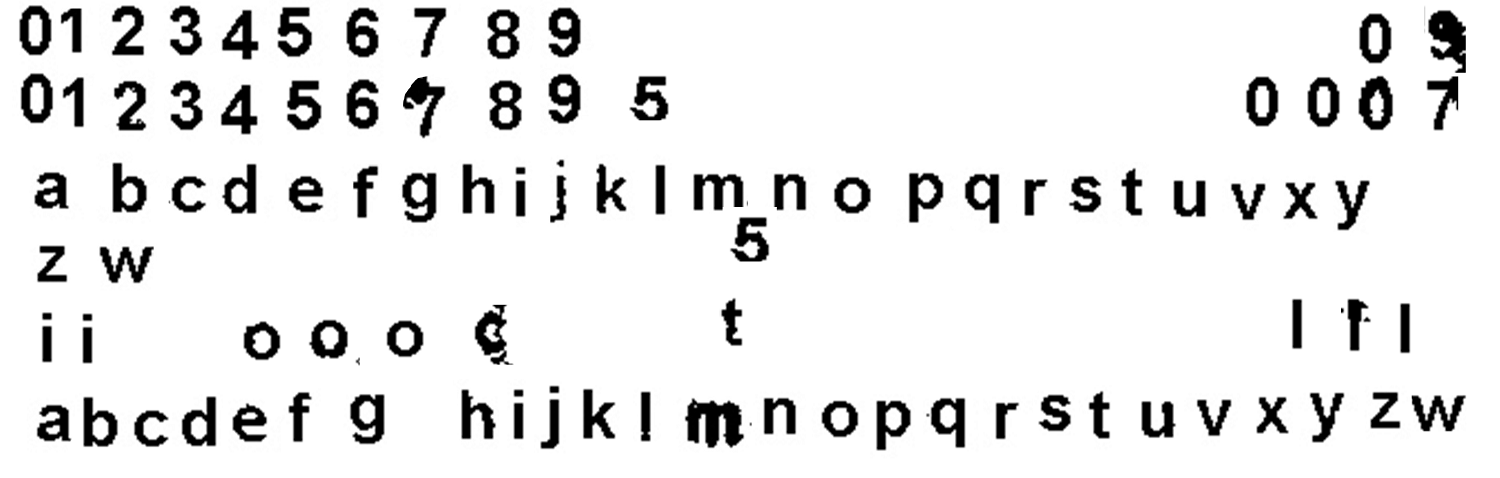
#> input picture training_image.png, 1500 x 478 px
$ python -i TrainAndTest.py   (imports and definitions only)   (Python 2 division)   (older library calls are emulated)
#> lines starting #> are read from the running program, lines starting #| are printed output that depends on the picture; after the words box and inside, x2 and y2 are one past the last pixel; in counts of white or black regions, pixels touching at a corner belong together
#> further down, picture is the input picture: shape (478, 1500); min 0, max 255, mean 230.8
# TrainAndTest.py

import cv2
import numpy as np
import operator
import os
# import Filter_Color as fill
# module level variables ##########################################################################
MIN_CONTOUR_AREA = 46
MAX_CONTOUR_AREA = 250

RESIZED_IMAGE_WIDTH = 20
RESIZED_IMAGE_HEIGHT = 30

###################################################################################################
class ContourWithData():

    # member variables ############################################################################
    npaContour = None           # contour
    boundingRect = None         # bounding rect for contour
    intRectX = 0                # bounding rect top left corner x location
    intRectY = 0                # bounding rect top left corner y location
    intRectWidth = 0            # bounding rect width
    intRectHeight = 0           # bounding rect height
    fltArea = 0.0               # area of contour

    def calculateRectTopLeftPointAndWidthAndHeight(self):               # calculate bounding rect info
        [intX, intY, intWidth, intHeight] = self.boundingRect
        self.intRectX = intX
        self.intRectY = intY
        self.intRectWidth = intWidth
        self.intRectHeight = intHeight

    def checkIfContourIsValid(self):                            # this is oversimplified, for a production grade program
        print self.fltArea
        if (self.fltArea < MIN_CONTOUR_AREA) | (self.fltArea>MAX_CONTOUR_AREA): return False        # much better validity checking would be necessary
        return True

###################################################################################################
def extracTextFromImage(imgTestingNumbers):

    allContoursWithData = []                # declare empty lists,
    validContoursWithData = []              # we will fill these shortly

    try:
        npaClassifications = np.loadtxt("classifications.txt", np.float32)                  # read in training classifications
    except:
        print "error, unable to open classifications.txt, exiting program\n"
        os.system("pause")
        return
    # end try

    try:
        npaFlattenedImages = np.loadtxt("flattened_images.txt", np.float32)                 # read in training images
    except:
        print "error, unable to open flattened_images.txt, exiting program\n"
        os.system("pause")
        return
    # end try

    npaClassifications = npaClassifications.reshape((npaClassifications.size, 1))       # reshape numpy array to 1d, necessary to pass to call to train

    kNearest = cv2.ml.KNearest_create()                   # instantiate KNN object

    kNearest.train(npaFlattenedImages, cv2.ml.ROW_SAMPLE, npaClassifications)

    # imgTestingNumbers = cv2.imread("test/output (8).png")          # read in testing numbers image

    if imgTestingNumbers is None:                           # if image was not read successfully
        print "error: image not read from file \n\n"        # print error message to std out
        os.system("pause")                                  # pause so user can see error message
        return                                              # and exit function (which exits program)
    # end if

    # imgGray = cv2.cvtColor(imgTestingNumbers, cv2.COLOR_BGR2GRAY)       # get grayscale image
    imgBlurred = cv2.GaussianBlur(imgTestingNumbers, (5,5), 0)                    # blur

                                                        # filter image from grayscale to black and white
    imgThresh = cv2.adaptiveThreshold(imgBlurred,                           # input image
                                      255,                                  # make pixels that pass the threshold full white
                                      cv2.ADAPTIVE_THRESH_GAUSSIAN_C,       # use gaussian rather than mean, seems to give better results
                                      cv2.THRESH_BINARY_INV,                # invert so foreground will be white, background will be black
                                      15,                                   # size of a pixel neighborhood used to calculate threshold value
                                      1)                                    # constant subtracted from the mean or weighted mean
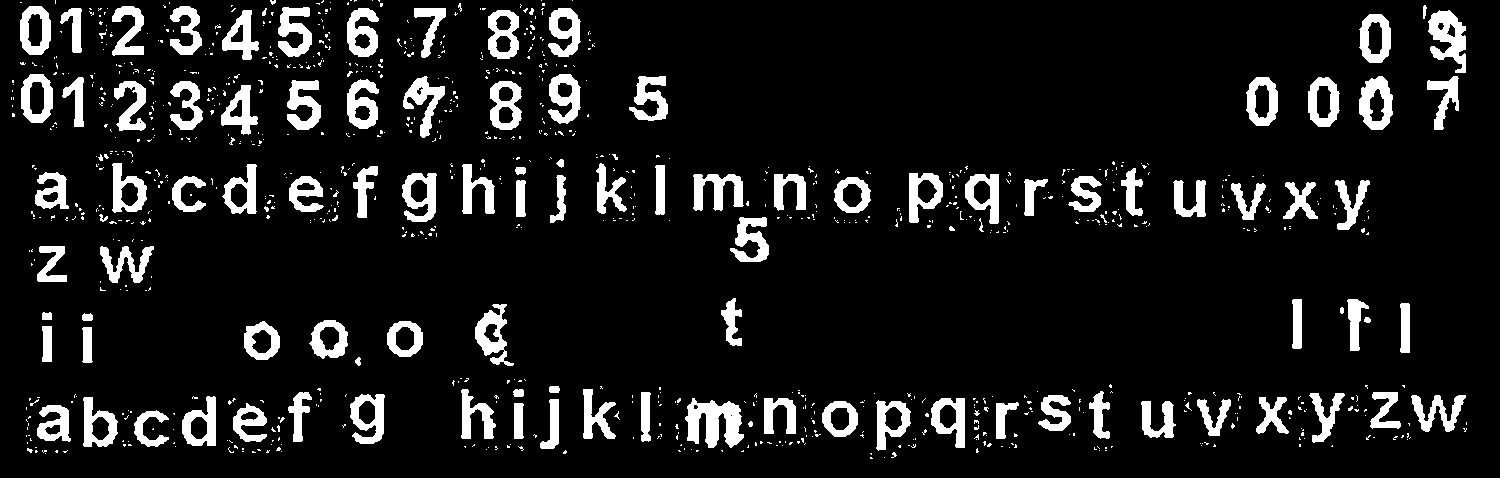
#> imgThresh: shape (478, 1500); 10.2% white; 965 white regions (853 under 20 px)

    imgThreshCopy = imgThresh.copy()        # make a copy of the thresh image, this in necessary b/c findContours modifies the image
    # cv2.imshow('thresimg',imgThreshCopy)

    imgContours, npaContours, npaHierarchy = cv2.findContours(imgThreshCopy,             # input image, make sure to use a copy since the function will modify this image in the course of finding contours
                                                 cv2.RETR_EXTERNAL,         # retrieve the outermost contours only
                                                 cv2.CHAIN_APPROX_SIMPLE)   # compress horizontal, vertical, and diagonal segments and leave only their end points
#> npaContours = 965 contours, 865 with area under 20; largest, box (x1, y1, x2, y2) and area: (685, 398, 744, 448) 1660, (1359, 76, 1393, 130) 1356, (1428, 10, 1466, 73) 1327, (21, 74, 53, 123) 1247, (1308, 77, 1340, 127) 1236; npaHierarchy = 965 rows, first 6: [1, -1, -1, -1], [2, 0, -1, -1], [3, 1, -1, -1], [4, 2, -1, -1], [5, 3, -1, -1], [6, 4, -1, -1]

    for npaContour in npaContours:                             # for each contour
        contourWithData = ContourWithData()                                             # instantiate a contour with data object
        contourWithData.npaContour = npaContour                                         # assign contour to contour with data
        contourWithData.boundingRect = cv2.boundingRect(contourWithData.npaContour)     # get the bounding rect
        contourWithData.calculateRectTopLeftPointAndWidthAndHeight()                    # get bounding rect info
        contourWithData.fltArea = cv2.contourArea(contourWithData.npaContour)           # calculate the contour area
        allContoursWithData.append(contourWithData)                                     # add contour with data object to list of all contours with data
#> this loop made 965 passes
#> (intX in calculateRectTopLeftPointAndWidthAndHeight, intY in calculateRectTopLeftPointAndWidthAndHeight, intWidth in calculateRectTopLeftPointAndWidthAndHeight, intHeight in calculateRectTopLeftPointAndWidthAndHeight) on passes 1, 4, 5: (884, 457, 1, 1), (45, 453, 1, 1), (891, 452, 6, 6)
#> after the loop, allContoursWithData = 965 items
    # end for

    for contourWithData in allContoursWithData:                 # for all contours
        if contourWithData.checkIfContourIsValid():             # check if valid
            validContoursWithData.append(contourWithData)       # if so, append to valid contour list
#> this loop made 965 passes
#| 0.0
#| 1.5
#| 0.5
#| 0.0
#| 8.5
#> (further printed lines are left out)
#> after the loop, validContoursWithData = 5 items
        # end if
    # end for

    validContoursWithData.sort(key = operator.attrgetter("intRectX"))         # sort contours from left to right

    strFinalString = ""         # declare final string, this will have the final number sequence by the end of the program

    for contourWithData in validContoursWithData:            # for each contour
                                                # draw a green rect around the current char
        cv2.rectangle(imgTestingNumbers,                                        # draw rectangle on original testing image
                      (contourWithData.intRectX, contourWithData.intRectY),     # upper left corner
                      (contourWithData.intRectX + contourWithData.intRectWidth, contourWithData.intRectY + contourWithData.intRectHeight),      # lower right corner
                      (0, 255, 0),              # green
                      2)                        # thickness

        imgROI = imgThresh[contourWithData.intRectY : contourWithData.intRectY + contourWithData.intRectHeight,     # crop char out of threshold image
                           contourWithData.intRectX : contourWithData.intRectX + contourWithData.intRectWidth]

        imgROIResized = cv2.resize(imgROI, (RESIZED_IMAGE_WIDTH, RESIZED_IMAGE_HEIGHT))             # resize image, this will be more consistent for recognition and storage

        npaROIResized = imgROIResized.reshape((1, RESIZED_IMAGE_WIDTH * RESIZED_IMAGE_HEIGHT))      # flatten image into 1d numpy array

        npaROIResized = np.float32(npaROIResized)       # convert from 1d numpy array of ints to 1d numpy array of floats

        retval, npaResults, neigh_resp, dists = kNearest.findNearest(npaROIResized, k = 1)     # call KNN function find_nearest

        strCurrentChar = str(chr(int(npaResults[0][0])))                                             # get character from results

        strFinalString = strFinalString + strCurrentChar            # append current char to full string
#> this loop made 5 passes
#> (retval, npaResults, neigh_resp, dists, strCurrentChar, strFinalString) on passes 1 to 5: (105, [105], [105], [4033815], 'i', 'i'), (105, [105], [105], [5157159], 'i', 'ii'), (105, [105], [105], [2089584], 'i', 'iii'), (108, [108], [108], [4025041], 'l', 'iiil'), (105, [105], [105], [2154662], 'i', 'iiili')
#> pass 1, in extracTextFromImage, `imgROIResized = cv2.resize(imgROI, (RESIZED_IMAGE_WIDTH, RESIZED_IMAGE..`:
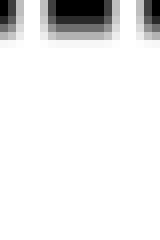
#> imgROIResized: shape (30, 20) (shown 8 times larger); min 0, max 255, mean 236
#> pass 2, in extracTextFromImage, `imgROIResized = cv2.resize(imgROI, (RESIZED_IMAGE_WIDTH, RESIZED_IMAGE..`:
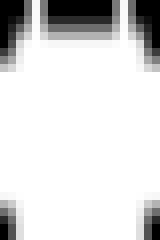
#> imgROIResized: shape (30, 20) (shown 8 times larger); min 0, max 255, mean 217.7
#> pass 3, in extracTextFromImage, `imgROIResized = cv2.resize(imgROI, (RESIZED_IMAGE_WIDTH, RESIZED_IMAGE..`:
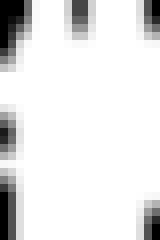
#> imgROIResized: shape (30, 20) (shown 8 times larger); min 0, max 255, mean 229.2
#> after the loop:
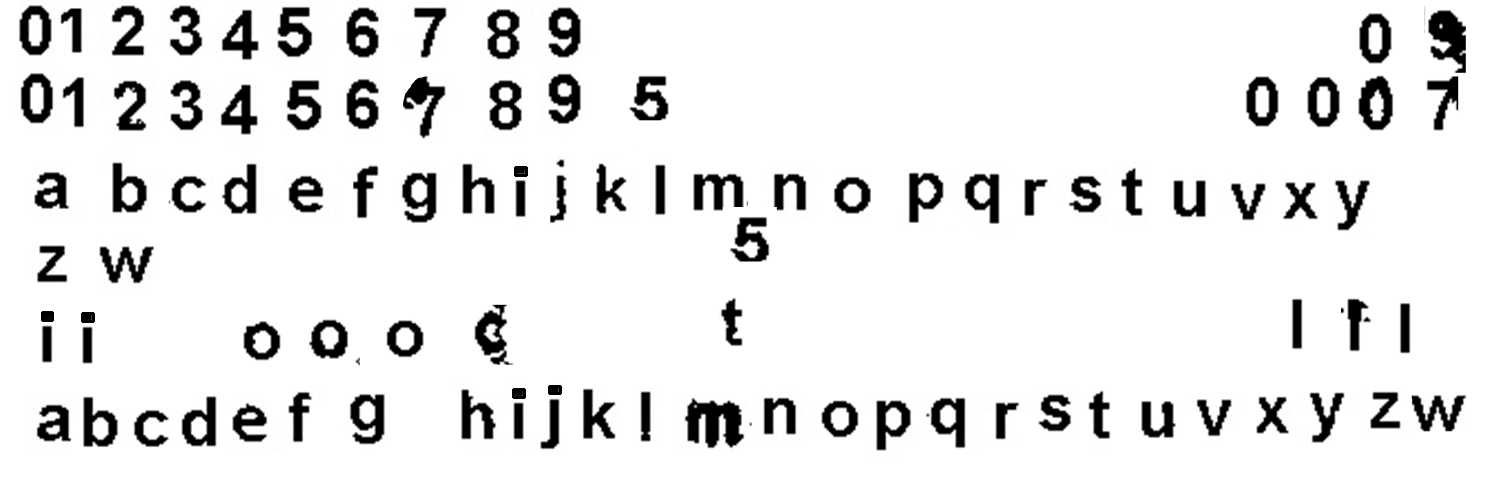
#> imgTestingNumbers: shape (478, 1500); 0.08% of pixels changed, all inside (x1, y1, x2, y2) = (41, 166, 562, 399)
    # end for

    # print " " + strFinalString + ""                  # show the full string

    # cv2.imshow("imgTestingNumbers", imgTestingNumbers)      # show input image with green boxes drawn around found digits
    # cv2.waitKey(0)                                          # wait for user key press

    # cv2.destroyAllWindows()             # remove windows from memory

    return strFinalString

###################################################################################################
# if __name__ == "__main__":
#     main()
# end if

>>> import cv2
>>> picture = cv2.imread('training_image.png', cv2.IMREAD_GRAYSCALE)
>>> result = extracTextFromImage(picture)
#> result = 'iiili'

$ run again, on Training_ariafont.png
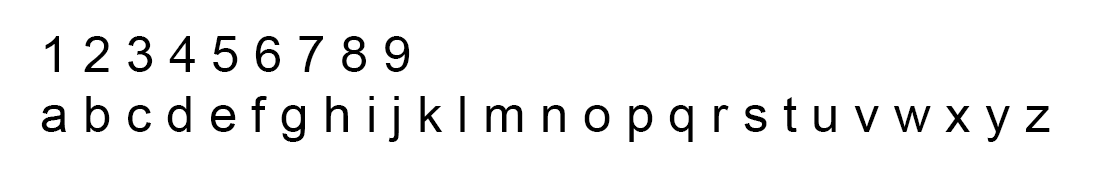
#> input picture Training_ariafont.png, 1093 x 183 px
#> picture is the input picture: shape (183, 1093); min 0, max 255, mean 242.1
#> in extracTextFromImage, `imgThresh = cv2.adaptiveThreshold(imgBlurred,`:
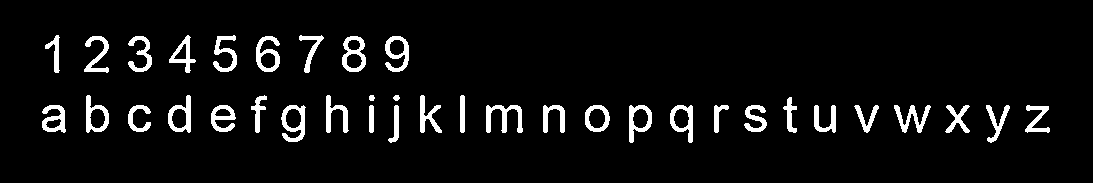
#> imgThresh: shape (183, 1093); 5.7% white; 37 white regions
#> npaContours = 37 contours; largest, box (x1, y1, x2, y2) and area: (342, 36, 366, 72) 645, (281, 105, 306, 142) 608, (629, 105, 652, 143) 554, (168, 95, 191, 133) 552, (86, 95, 109, 133) 552; npaHierarchy = 37 rows, first 6: [1, -1, -1, -1], [2, 0, -1, -1], [3, 1, -1, -1], [4, 2, -1, -1], [5, 3, -1, -1], [6, 4, -1, -1]
#> the loop in extracTextFromImage, `for npaContour in npaContours:` made 37 passes
#> (intX in calculateRectTopLeftPointAndWidthAndHeight, intY in calculateRectTopLeftPointAndWidthAndHeight, intWidth in calculateRectTopLeftPointAndWidthAndHeight, intHeight in calculateRectTopLeftPointAndWidthAndHeight) on passes 1 to 8: (1025, 105, 25, 28), (986, 105, 24, 38), (945, 105, 25, 28), (894, 105, 37, 28), (854, 105, 25, 28), (814, 105, 22, 28), (744, 105, 23, 27), (714, 105, 15, 28)
#> after the loop in extracTextFromImage, `for npaContour in npaContours:`: allContoursWithData = 37 items
#> the loop in extracTextFromImage, `for contourWithData in allContoursWithData:` made 37 passes
#| 238.0
#| 239.5
#| 237.0
#| 313.0
#| 192.5
#> (further printed lines are left out)
#> after the loop in extracTextFromImage, `for contourWithData in allContoursWithData:`: validContoursWithData = 15 items
#> the loop in extracTextFromImage, `for contourWithData in validContoursWithData:` made 15 passes
#> (retval, npaResults, neigh_resp, dists, strCurrentChar, strFinalString) on passes 1 to 8: (49, [49], [49], [2015995], '1', '1'), (99, [99], [99], [3103412], 'c', '1c'), (102, [102], [102], [2160560], 'f', '1cf'), (55, [55], [55], [3803785], '7', '1cf7'), (105, [105], [105], [2988763], 'i', '1cf7i'), (106, [106], [106], [1174630], 'j', '1cf7ij'), (105, [105], [105], [2876529], 'i', '1cf7iji'), (110, [110], [110], [4297938], 'n', '1cf7ijin')
#> after the loop in extracTextFromImage, `for contourWithData in validContoursWithData:`:
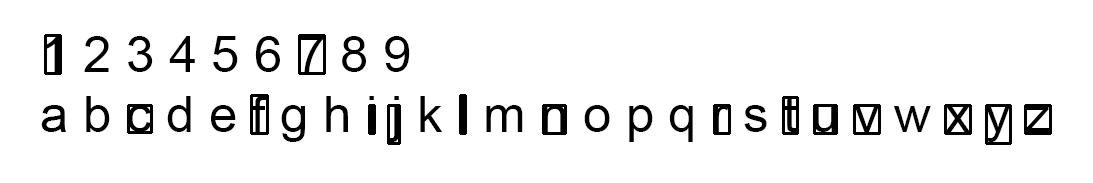
#> imgTestingNumbers: shape (183, 1093); 2.09% of pixels changed, all inside (x1, y1, x2, y2) = (44, 34, 1052, 145)
#> result = '1cf7ijinrtuvxyz'
